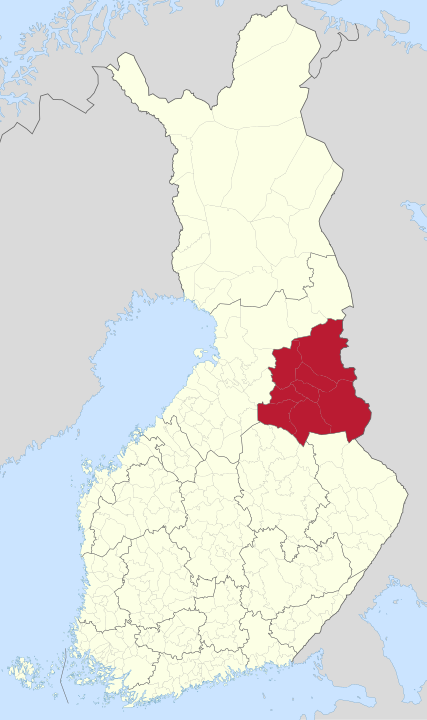
#> input picture misc_decks/Finland_subdivisions/media/427px-Kainuu_sijainti_Suomi.svg.png, 427 x 720 px; its folder holds only this picture in this run
$ python build_finland_subdivisions.py
#> lines starting #> are read from the running program, lines starting #| are printed output that depends on the picture
#!/usr/bin/env python3
# -*- coding: utf-8 -*-
"""Build the corrected "Finland subdivisions" deck from its downloaded source.

The upstream community deck (a CrowdAnki export reusing the Ultimate Geography
note type, 19 Finnish regions) ships only four card templates and no blank
locator map. This script regenerates `deck.json` from `deck.source.json`:

  1. derive `media/_Finland_base.png` — the blank Finland locator base, = the
     per-channel median of the same-size region maps (`*_sijainti_Suomi*`) with
     the red highlight masked out (same trick as make_ug_world_base.py);
  2. add the two missing templates: Country - Flag and Country - Map (the latter
     uses the blank base as its front, mirroring the Ultimate Geography decks);
  3. reorder all six templates into the studied sequence + renumber `ord`;
  4. rebuild the ord-indexed `req` array to match.

Idempotent: always starts from `deck.source.json`. Re-run after editing the
source or adding region maps. Needs numpy + PIL (build-time only).
"""

import copy
import json
from collections import Counter
from pathlib import Path

import numpy as np
from PIL import Image

OUT_DIR = Path(__file__).resolve().parent / "Finland_subdivisions"
SRC = OUT_DIR / "deck.source.json"
OUT = OUT_DIR / "deck.json"
MEDIA = OUT_DIR / "media"
BASE_NAME = "_Finland_base.png"

TEMPLATE_ORDER = [
    "Country - Map",       # 0  place region on map (blank Finland front)
    "Map - Country",       # 1  name the highlighted region
    "Flag - Country",      # 2  name region from coat of arms
    "Capital - Country",   # 3  capital -> region
    "Country - Capital",   # 4  region -> capital
    "Country - Flag",      # 5  region -> coat of arms (loose recall)
]

# req entry by template name: (kind, [field_idx]).
# fields: Country=0 Capital=2 Flag=5 Map=7. Forward "Country->X" = all; reverse = any.
REQ = {
    "Country - Map":     ("all", [7]),
    "Map - Country":     ("any", [7]),
    "Flag - Country":    ("any", [5]),
    "Capital - Country": ("any", [2]),
    "Country - Capital": ("all", [2]),
    "Country - Flag":    ("all", [5]),
}

# English-first with the Finnish name added in parens, like the EN-FI UG deck.
# Finnish region names (the deck's English "Country" field -> Finnish). Identical
# entries (Kainuu, Pirkanmaa, ...) are listed so the completeness check is total;
# enrich() only appends "(FI)" when the Finnish form actually differs.
FI_REGION = {
    "Lapland": "Lappi",
    "North Ostrobothnia": "Pohjois-Pohjanmaa",
    "Kainuu": "Kainuu",
    "North Karelia": "Pohjois-Karjala",
    "North Savo": "Pohjois-Savo",
    "South Savo": "Etelä-Savo",
    "South Karelia": "Etelä-Karjala",
    "Central Finland": "Keski-Suomi",
    "South Ostrobothnia": "Etelä-Pohjanmaa",
    "Ostrobothnia": "Pohjanmaa",
    "Central Ostrobothnia": "Keski-Pohjanmaa",
    "Pirkanmaa": "Pirkanmaa",
    "Satakunta": "Satakunta",
    "Päijät-Häme": "Päijät-Häme",
    "Kanta-Häme": "Kanta-Häme",
    "Kymenlaakso": "Kymenlaakso",
    "Uusimaa": "Uusimaa",
    "Southwest Finland": "Varsinais-Suomi",
    "Åland": "Ahvenanmaa",
}

# Finnish capital names — only the ones that differ from the English/Swedish form
# the deck ships (every other regional seat is spelled the same in Finnish).
FI_CAPITAL = {
    "Mariehamn": "Maarianhamina",
}

# Stock Ultimate Geography flag-shaped placeholder (no "blank flag" concept).
FLAG_OVAL = (
    '    <svg\n'
    '      class="placeholder"\n'
    '      xmlns="http://www.w3.org/2000/svg"\n'
    '      width="417"\n'
    '      height="250"\n'
    '      viewBox="0 0 417 250"\n'
    '    >\n'
    '      <path d="m2 26s45-24 129-24c86 0 146 25 210 25 64 0 74-10 74-10v218s-25 '
    '13-83 13-146-25-206-25c-60 0-123 19-123 19z" />\n'
    '    </svg>'
)


def build_base() -> tuple:
    """Median-rebuild the blank Finland locator into media/_Finland_base.png."""
    files = sorted(f for f in MEDIA.glob("*sijainti*") if not f.name.startswith("_"))
    if not files:
        raise SystemExit(f"no *sijainti* region maps found in {MEDIA}")
    size = Counter(Image.open(f).size for f in files).most_common(1)[0][0]
#> size = (427, 720)
    grp = [f for f in files if Image.open(f).size == size]
#> grp = 1 item
    stack = np.stack(
        [np.asarray(Image.open(f).convert("RGB"), dtype=np.float64) for f in grp], 0)
    red = (stack[..., 0] > 120) & (stack[..., 1] < 90) & (stack[..., 2] < 90)
    stack[red] = np.nan
    base = np.nan_to_num(np.nanmedian(stack, axis=0), nan=255.0)
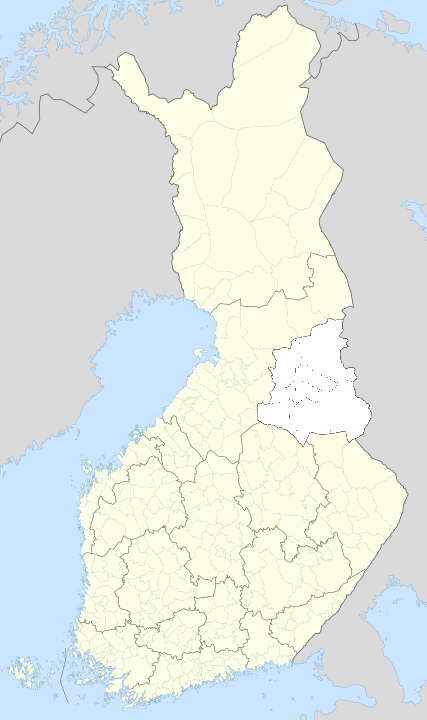
#> base: shape (720, 427, 3) float64; mean of channels 0, 1, 2 226.2, 232.4, 228.2; drawn as R, G, B
    out = np.clip(base, 0, 255).astype(np.uint8)
    Image.fromarray(out, "RGB").save(MEDIA / BASE_NAME)
    left = int(((out[..., 0] > 120) & (out[..., 1] < 90) & (out[..., 2] < 90)).sum())
#> left = 0
    return size, len(grp), len(files), left


def enrich(value: str, mapping: dict) -> str:
    """English-first: append " (Finnish)" only when the Finnish form differs."""
    fi = mapping.get(value)
    return f"{value} ({fi})" if fi and fi != value else value


def _tmpl(proto: dict, name: str, qfmt: str, afmt: str) -> dict:
    t = copy.deepcopy(proto)
    t["name"], t["qfmt"], t["afmt"] = name, qfmt, afmt
    return t


def main() -> None:
    size, n, total, left = build_base()
#> size = (427, 720); n = 1; total = 1; left = 0
    print(f"base: {n}/{total} maps @ {size[0]}x{size[1]}, red left={left} -> {BASE_NAME}")
#| base: 1/1 maps @ 427x720, red left=0 -> _Finland_base.png

    deck = json.loads(SRC.read_text(encoding="utf-8"))
#> (reads misc_decks/Finland_subdivisions/deck.source.json from the repository)

    # English-first + Finnish name on the Country / Capital answer fields.
    missing = sorted({n["fields"][0] for n in deck["notes"]
                      if n["fields"][0] and n["fields"][0] not in FI_REGION})
#> missing = []
    if missing:
        raise SystemExit("FI_REGION has no mapping for: " + ", ".join(missing))
    region_fi = cap_fi = 0
    for note in deck["notes"]:
        f = note["fields"]
        f[0], before0 = enrich(f[0], FI_REGION), f[0]
        f[2], before2 = enrich(f[2], FI_CAPITAL), f[2]
        region_fi += f[0] != before0
        cap_fi += f[2] != before2

    nm = deck["note_models"][0]
    tmpls = {t["name"]: t for t in nm["tmpls"]}
    proto = tmpls["Country - Capital"]

    cflag_q = (
        '{{#Flag}}\n'
        '  <div class="value value--top">{{Country}}</div>\n'
        '  {{#Country info}}<div class="info">{{Country info}}</div>{{/Country info}}\n\n'
        '  <hr>\n\n'
        '  <div class="type">Flag</div>\n'
        '  <div class="value value--image">\n' + FLAG_OVAL + '\n'
        '  </div>\n'
        '{{/Flag}}'
    )
    cflag_a = (
        '<div class="value value--top">{{Country}}</div>\n'
        '{{#Country info}}<div class="info">{{Country info}}</div>{{/Country info}}\n\n'
        '<hr id=answer>\n\n'
        '<div class="type">Flag</div>\n'
        '<div class="value value--image value--back">{{Flag}}</div>\n'
        '{{#Flag similarity}}<div class="info">Flag similar to {{Flag similarity}}.</div>'
        '{{/Flag similarity}}'
    )
    cmap_q = (
        '{{#Map}}\n'
        '  <div class="value value--top">{{Country}}</div>\n\n'
        '  <hr>\n\n'
        '  <div class="type">Location</div>\n'
        '  <div class="value value--image"><img src="' + BASE_NAME + '" /></div>\n'
        '{{/Map}}'
    )
    cmap_a = (
        '<div class="value value--top">{{Country}}</div>\n'
        '{{#Country info}}<div class="info">{{Country info}}</div>{{/Country info}}\n\n'
        '<hr id=answer>\n\n'
        '<div class="type">Location</div>\n'
        '<div class="value value--image">{{Map}}</div>'
    )

    tmpls["Country - Flag"] = _tmpl(proto, "Country - Flag", cflag_q, cflag_a)
    tmpls["Country - Map"] = _tmpl(proto, "Country - Map", cmap_q, cmap_a)

    ordered = [tmpls[name] for name in TEMPLATE_ORDER]
    for i, t in enumerate(ordered):
        t["ord"] = i
    nm["tmpls"] = ordered
    nm["req"] = [[i, REQ[t["name"]][0], REQ[t["name"]][1]] for i, t in enumerate(ordered)]

    OUT.write_text(
        json.dumps(deck, ensure_ascii=False, indent=2, sort_keys=True) + "\n",
        encoding="utf-8",
    )
    print("templates:", [f"{t['ord']}:{t['name']}" for t in ordered])
    print(f"notes: {len(deck['notes'])} | FI added: {region_fi} regions, {cap_fi} capitals -> {OUT.name}")


if __name__ == "__main__":
    import sys
    sys.stdout.reconfigure(encoding="utf-8")
    main()
